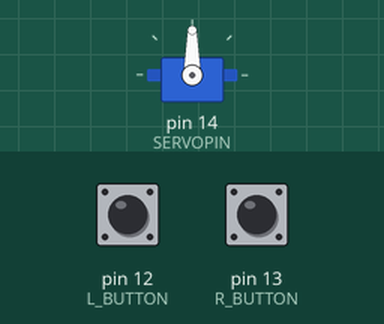
This sketch was run on a simulated Arduino Uno, built with avr-gcc and run on an emulated ATmega328P. Shown: servo. The inputs (shaded band) are chosen by the test bench; at power-on: pin 12 (L_BUTTON) HIGH, pin 13 (R_BUTTON) HIGH.

Above: at 1.2 s.
1.3 s: pin 12 (L_BUTTON) pulled LOW for 1 s
At 1.52 s:
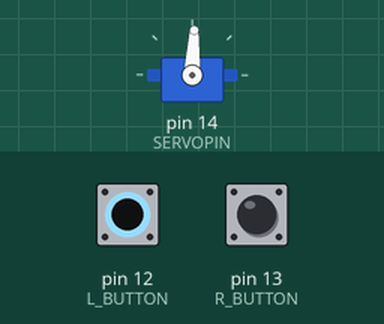
4.3 s: pin 13 (R_BUTTON) pulled LOW for 3.2 s
At 8.6 s:
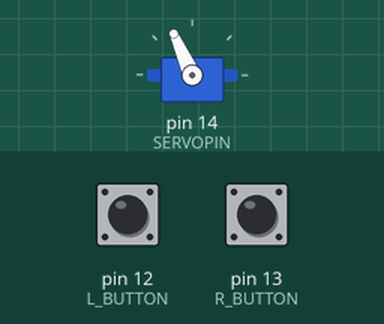
9.0 s: pin 13 (R_BUTTON) pulled LOW for 1 s
At 9.21 s:
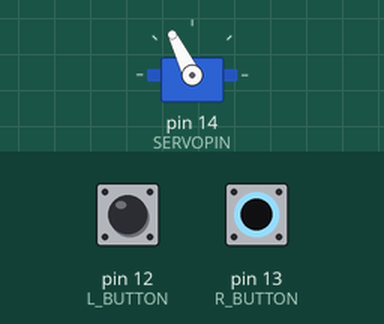
12.0 s: pin 13 (R_BUTTON) pulled LOW for 3.2 s
At 16.1 s:
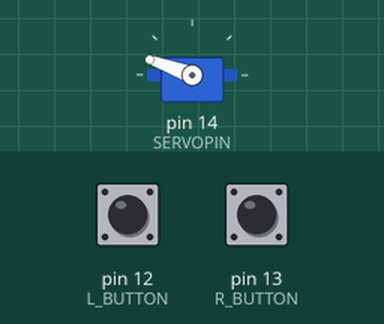
16.7 s: pin 13 (R_BUTTON) pulled LOW for 3.2 s
At 19.1 s:
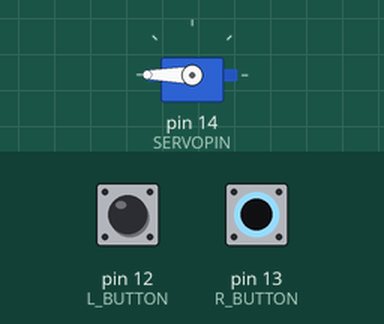
21.4 s: pin 12 (L_BUTTON) pulled LOW for 0.15 s
At 22.8 s:
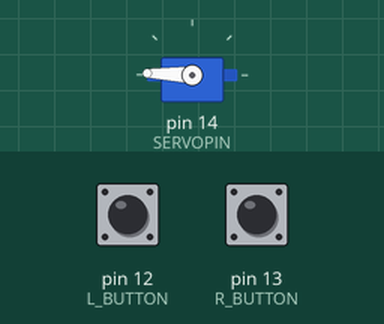
Timing chart, 0 to 24.0 s (numbered marks = the images above; inputs shaded):
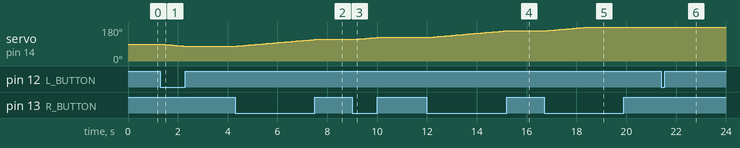

Measured:
- after the input at 1.3 s, servo on pin 14 (SERVOPIN): moves from 90° to 79° over 0.91 s, starting at once
- after the input at 4.3 s, servo on pin 14 (SERVOPIN): moves from 79° to 114° over 3.1 s, starting after 0.09 s
- after the input at 9.0 s, servo on pin 14 (SERVOPIN): moves from 114° to 125° over 0.91 s, starting after 0.08 s
- after the input at 12.0 s, servo on pin 14 (SERVOPIN): moves from 125° to 160° over 3.1 s, starting after 0.09 s
- after the input at 16.7 s, servo on pin 14 (SERVOPIN): moves from 160° to 180° over 1.7 s, starting after 0.06 s
- after the input at 21.4 s, servo on pin 14 (SERVOPIN): 180° → 179° at once, → 178° 0.09 s later

The sketch:

05-servos.ino
```cpp
/*
 * Move a servo with buttons.
 */

#include <Servo.h>

const int SERVOPIN = 14;
const int L_BUTTON = 12;
const int R_BUTTON = 13;

Servo myServo;

float angle = 90; // servo position in degrees
float speed = 0.001;

void setup()
{
	myServo.attach(SERVOPIN);
	pinMode(L_BUTTON, INPUT_PULLUP);
	pinMode(R_BUTTON, INPUT_PULLUP);
	Serial.begin(9600);
}

void loop()
{
 	int left = digitalRead(L_BUTTON);
 	int right = digitalRead(R_BUTTON);

	if (left == LOW && right == LOW) {
		angle = 90;
	} else if (left == LOW) {
		angle -= speed;
	} else if (right == LOW) {
		angle += speed;
	}

	if (angle < 0) angle = 0;
	if (angle > 180) angle = 180;

	myServo.write(angle);

/*
	for (angle = 0; angle < 180; angle++) {
		myServo.write(angle);
		Serial.println(angle);
		delay(15);
	}

	for (angle = 180; angle > 0; angle--) {
		myServo.write(angle);
		Serial.println(angle);
		delay(15);
	}
*/
}
```
